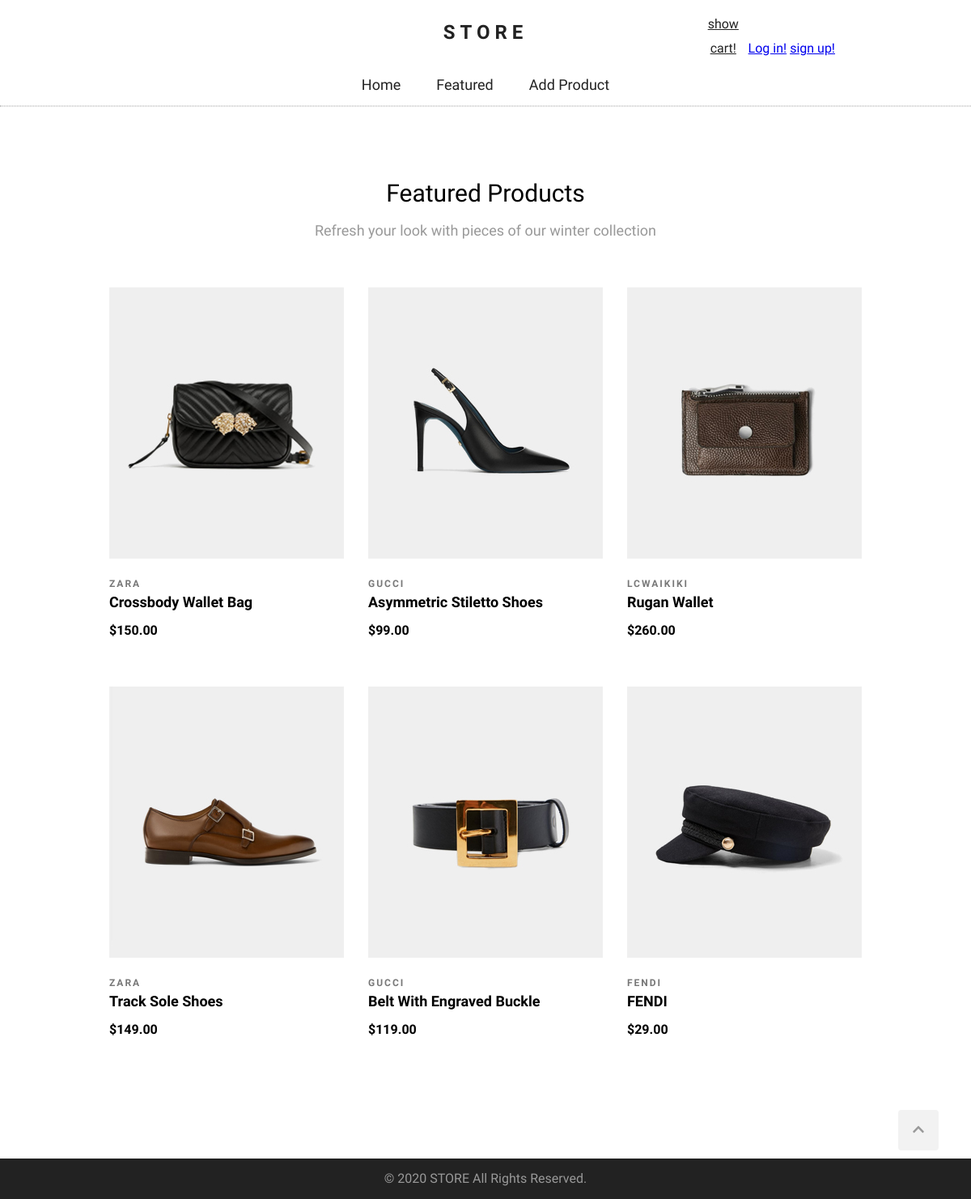
Before: /products/ with the older database file.
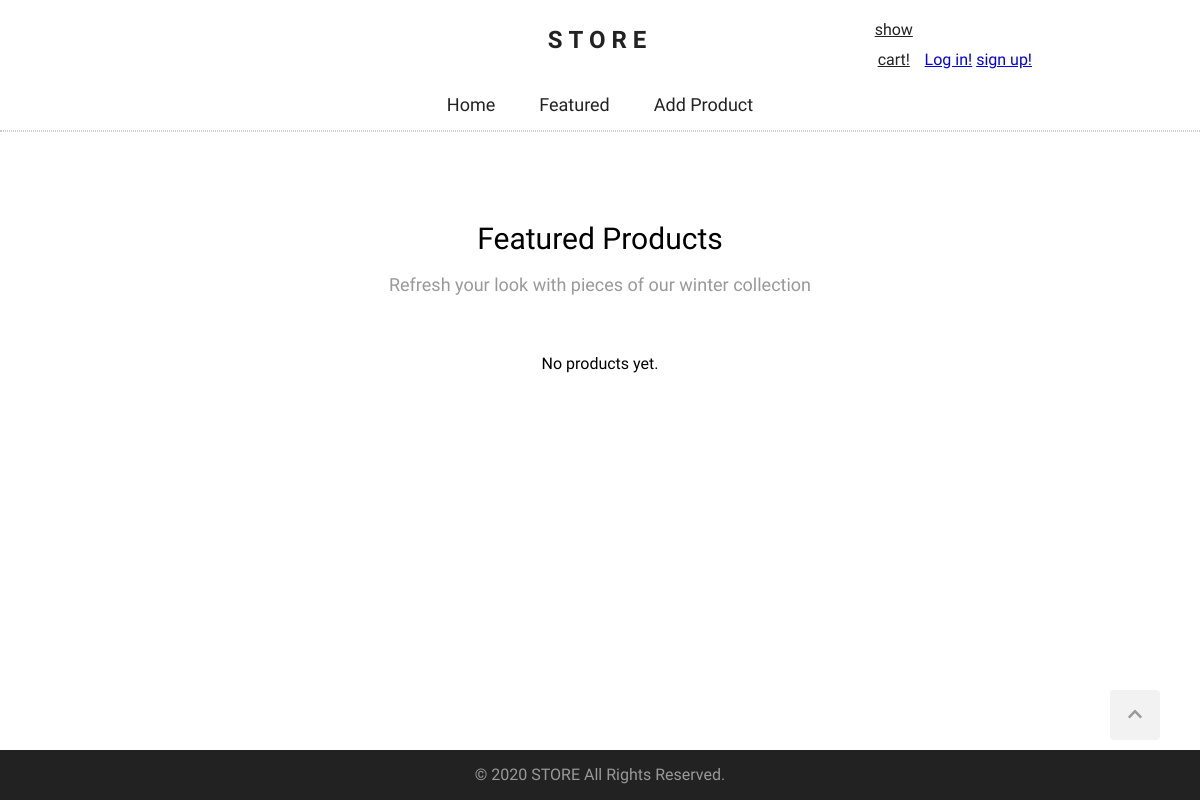
After: the same page with the newer database file.
### products/models.py (models this page shows, shortened)
class Product(models.Model):
    title = models.CharField(max_length=100)
    description = models.TextField(max_length=500, blank=True, null=True)
    price = models.PositiveIntegerField()
    created_at = models.DateTimeField(auto_now_add=True)
    brand = models.CharField(max_length=100)
    image = models.ImageField(upload_to='products', null=True)
    def get_absolute_url(self):
        return reverse('product_details', args=(self.id,))

### products/views.py (the view)
# urls.py: path('products/', products_list, name='products_list'),
def products_list(request):
    products = Product.objects.all()
    params = {'products': products}
    return render(request, 'products/products-list.html', params)

### templates/products/products-list.html (shortened to what this page needs)
{% extends 'base.html' %}
{% block content %}
<section id="featured-products">
    <h2 class="section-headline">Featured Products</h2>
    <p class="section-description">
        Refresh your look with pieces of our winter collection
    </p>
    <div class="products-wrapper clearfix">
        {% for product in products %}
        <div class="product">
            <div class="product-img">
                <img src="{{product.image.url}}" alt="">
            </div>
            <div class="product-description">
                <div class="product-brand">{{ product.brand | capfirst }}</div>
                <a class="product-name" href="{{product.get_absolute_url}}">{{ product.title | capfirst }}</a>
                <div class="product-price">${{ product.price | floatformat:2 }}</div>
            </div>
        </div>
        {% empty %}
        <p>No products yet.</p>
        {% endfor %}
    </div>
</section>
{% endblock %}

Changed rows visible on the page:
removed Product: image (picture), brand "ZARA", title "Crossbody Wallet Bag", price "150.00"
removed Product: image (picture), brand "GUCCI", title "Asymmetric Stiletto Shoes", price "99.00"
removed Product: image (picture), brand "LCWAIKIKI", title "Rugan Wallet", price "260.00"
removed Product: image (picture), brand "ZARA", title "Track Sole Shoes", price "149.00"
removed Product: image (picture), brand "GUCCI", title "Belt With Engraved Buckle", price "119.00"
removed Product: image (picture), brand "FENDI", title "FENDI", price "29.00"
Other visible differences:
text now shown: "No products yet."
